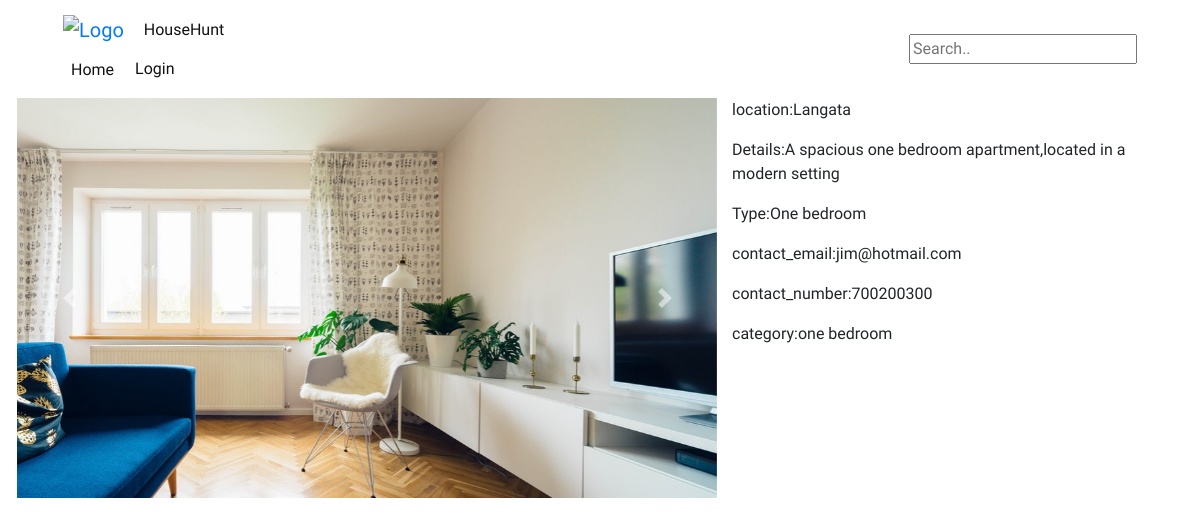
/house_details/1/, run on the app's committed database.
### hunt/models.py (models this page shows, shortened)
class House(models.Model):
    Location = models.CharField(max_length=30)
    Image = models.ImageField()
    Description = models.TextField(max_length=1000)
    Type = models.CharField(max_length=30)
    contact_email = models.EmailField(default=1)
    contact_number = models.IntegerField(default=1)
    category = models.ForeignKey(Category)
    user = models.ForeignKey(User,default=1)

class Category(models.Model):
    category = models.CharField(max_length=30)
    def __str__(self):
        return self.category

### hunt/views.py (the view)
# urls.py: url(r'^house_details/(?P<id>\d+)/$', views.house_details, name='house_details'),
def house_details(request, id):
    house = get_object_or_404(House, id=id)
    context ={
        "house" : house
    }
    return render(request, 'house_details.html', context)

### hunt/templates/house_details.html (shortened to what this page needs)
{% extends 'base.html' %}
{% load bootstrap4 %}
{% block content %}
<div class="row">
<div class="kejahunt" style="width:700px;">
<div id="carouselExampleControls" class="carousel slide" data-ride="carousel">
          <div class="carousel-inner">
            <div class="carousel-item active">
              <img class="d-block w-100" src="{{house.Image.url}}" alt="First slide">
            </div>
          </div>
          <a class="carousel-control-prev" href="#carouselExampleControls" role="button" data-slide="prev">
            <span class="carousel-control-prev-icon" aria-hidden="true"></span>
          </a>
          <a class="carousel-control-next" href="#carouselExampleControls" role="button" data-slide="next">
            <span class="carousel-control-next-icon" aria-hidden="true"></span>
          </a>
        </div>
     <br>
      </div>
<div class="col">
        <p>location:{{house.Location}}</p>
        <p>Details:{{house.Description }}</p>
        <p>Type:{{house.Type}}</p>
        <p>contact_email:{{house.contact_email}}</p>
        <p>contact_number:{{house.contact_number}}</p>
        <p>category:{{house.category}}</p>
</div>
</div>
{% endblock %}

### hunt/static/css/base.css (style rules this page uses)
body { display: grid; padding-left: 2em; padding-right: 2em; }
.bodytag { font-family: 'Quicksand', sans-serif; }
.carousel-inner { width: 800px; height:400px; }

### data on the page
House: Image (picture), Location "Langata", Description "A spacious one bedroom apartment,located in a modern setting", Type "One bedroom", contact_email "jim@hotmail.com", contact_number "700200300", category "one bedroom"
